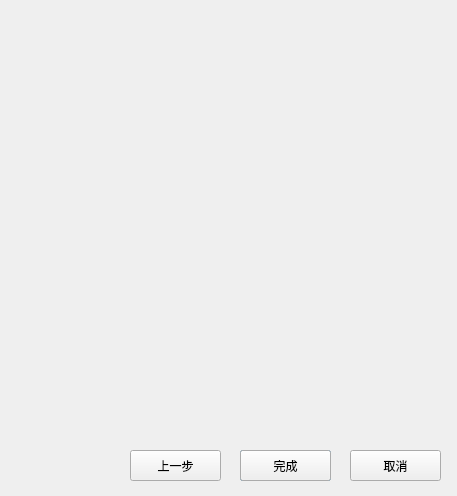
<?xml version="1.0" encoding="UTF-8"?>
<ui version="4.0">
 <class>qNewProDlgEx</class>
 <widget class="QDialog" name="qNewProDlgEx">
  <property name="geometry">
   <rect>
    <x>0</x>
    <y>0</y>
    <width>457</width>
    <height>496</height>
   </rect>
  </property>
  <property name="windowTitle">
   <string>Dialog</string>
  </property>
  <widget class="QPushButton" name="pushButton_Next">
   <property name="geometry">
    <rect>
     <x>240</x>
     <y>450</y>
     <width>91</width>
     <height>31</height>
    </rect>
   </property>
   <property name="text">
    <string>下一步</string>
   </property>
  </widget>
  <widget class="QPushButton" name="pushButton_Pre">
   <property name="geometry">
    <rect>
     <x>130</x>
     <y>450</y>
     <width>91</width>
     <height>31</height>
    </rect>
   </property>
   <property name="text">
    <string>上一步</string>
   </property>
  </widget>
  <widget class="QPushButton" name="pushButton_Done">
   <property name="geometry">
    <rect>
     <x>240</x>
     <y>450</y>
     <width>91</width>
     <height>31</height>
    </rect>
   </property>
   <property name="text">
    <string>完成</string>
   </property>
  </widget>
  <widget class="QPushButton" name="pushButton_Cancel">
   <property name="geometry">
    <rect>
     <x>350</x>
     <y>450</y>
     <width>91</width>
     <height>31</height>
    </rect>
   </property>
   <property name="text">
    <string>取消</string>
   </property>
  </widget>
 </widget>
 <resources/>
 <connections/>
</ui>
